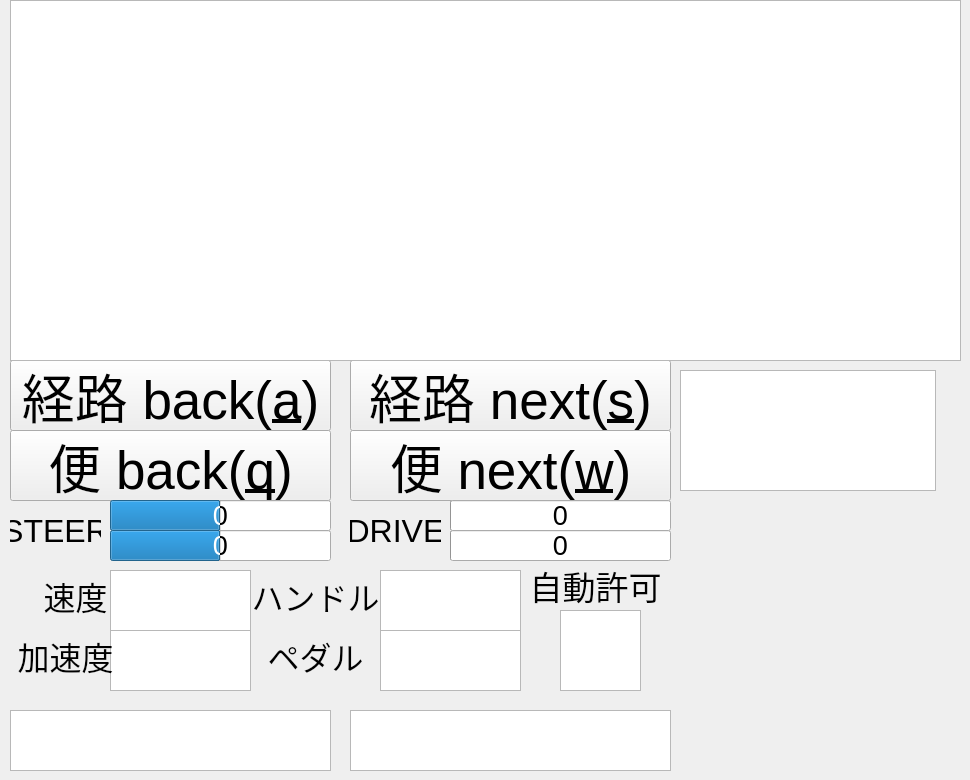
    <widget class="QWidget" name="tab_4">
     <attribute name="title">
      <string>運転手(&amp;4)</string>
     </attribute>
     <widget class="QPushButton" name="bt4_backA">
      <property name="geometry">
       <rect>
        <x>10</x>
        <y>360</y>
        <width>321</width>
        <height>71</height>
       </rect>
      </property>
      <property name="font">
       <font>
        <pointsize>40</pointsize>
       </font>
      </property>
      <property name="text">
       <string>経路 back(&amp;a)</string>
      </property>
     </widget>
     <widget class="QPushButton" name="bt4_nextA">
      <property name="geometry">
       <rect>
        <x>350</x>
        <y>360</y>
        <width>321</width>
        <height>71</height>
       </rect>
      </property>
      <property name="font">
       <font>
        <pointsize>40</pointsize>
       </font>
      </property>
      <property name="text">
       <string>経路 next(&amp;s)</string>
      </property>
     </widget>
     <widget class="QLabel" name="lb4_auto_ok">
      <property name="geometry">
       <rect>
        <x>530</x>
        <y>560</y>
        <width>131</width>
        <height>51</height>
       </rect>
      </property>
      <property name="font">
       <font>
        <pointsize>25</pointsize>
       </font>
      </property>
      <property name="text">
       <string>自動許可</string>
      </property>
      <property name="scaledContents">
       <bool>false</bool>
      </property>
      <property name="alignment">
       <set>Qt::AlignCenter</set>
      </property>
     </widget>
     <widget class="QTextEdit" name="tx4_auto_ok">
      <property name="geometry">
       <rect>
        <x>560</x>
        <y>610</y>
        <width>81</width>
        <height>81</height>
       </rect>
      </property>
      <property name="font">
       <font>
        <pointsize>45</pointsize>
       </font>
      </property>
      <property name="autoFillBackground">
       <bool>true</bool>
      </property>
      <property name="lineWidth">
       <number>0</number>
      </property>
      <property name="verticalScrollBarPolicy">
       <enum>Qt::ScrollBarAlwaysOff</enum>
      </property>
      <property name="horizontalScrollBarPolicy">
       <enum>Qt::ScrollBarAlwaysOff</enum>
      </property>
      <property name="readOnly">
       <bool>true</bool>
      </property>
      <property name="textInteractionFlags">
       <set>Qt::TextSelectableByMouse</set>
      </property>
     </widget>
     <widget class="QTextEdit" name="tx4_load_name">
      <property name="geometry">
       <rect>
        <x>10</x>
        <y>0</y>
        <width>951</width>
        <height>361</height>
       </rect>
      </property>
      <property name="font">
       <font>
        <pointsize>40</pointsize>
       </font>
      </property>
      <property name="layoutDirection">
       <enum>Qt::LeftToRight</enum>
      </property>
      <property name="autoFillBackground">
       <bool>true</bool>
      </property>
      <property name="lineWidth">
       <number>0</number>
      </property>
      <property name="verticalScrollBarPolicy">
       <enum>Qt::ScrollBarAlwaysOff</enum>
      </property>
      <property name="horizontalScrollBarPolicy">
       <enum>Qt::ScrollBarAlwaysOff</enum>
      </property>
      <property name="documentTitle">
       <string/>
      </property>
      <property name="readOnly">
       <bool>true</bool>
      </property>
      <property name="textInteractionFlags">
       <set>Qt::TextSelectableByMouse</set>
      </property>
      <property name="placeholderText">
       <string/>
      </property>
     </widget>
     <widget class="QListWidget" name="list_read_launch">
      <property name="geometry">
       <rect>
        <x>680</x>
        <y>370</y>
        <width>256</width>
        <height>121</height>
       </rect>
      </property>
     </widget>
     <widget class="QTextEdit" name="tx4_drive_auto_ok">
      <property name="geometry">
       <rect>
        <x>380</x>
        <y>630</y>
        <width>141</width>
        <height>61</height>
       </rect>
      </property>
      <property name="font">
       <font>
        <pointsize>24</pointsize>
       </font>
      </property>
      <property name="autoFillBackground">
       <bool>true</bool>
      </property>
      <property name="lineWidth">
       <number>0</number>
      </property>
      <property name="verticalScrollBarPolicy">
       <enum>Qt::ScrollBarAlwaysOff</enum>
      </property>
      <property name="horizontalScrollBarPolicy">
       <enum>Qt::ScrollBarAlwaysOff</enum>
      </property>
      <property name="readOnly">
       <bool>true</bool>
      </property>
      <property name="textInteractionFlags">
       <set>Qt::TextSelectableByMouse</set>
      </property>
     </widget>
     <widget class="QTextEdit" name="tx4_steer_auto_ok">
      <property name="geometry">
       <rect>
        <x>380</x>
        <y>570</y>
        <width>141</width>
        <height>61</height>
       </rect>
      </property>
      <property name="font">
       <font>
        <pointsize>24</pointsize>
       </font>
      </property>
      <property name="autoFillBackground">
       <bool>true</bool>
      </property>
      <property name="lineWidth">
       <number>0</number>
      </property>
      <property name="verticalScrollBarPolicy">
       <enum>Qt::ScrollBarAlwaysOff</enum>
      </property>
      <property name="horizontalScrollBarPolicy">
       <enum>Qt::ScrollBarAlwaysOff</enum>
      </property>
      <property name="readOnly">
       <bool>true</bool>
      </property>
      <property name="textInteractionFlags">
       <set>Qt::TextSelectableByMouse</set>
      </property>
     </widget>
     <widget class="QTextEdit" name="tx4_cur_vel">
      <property name="geometry">
       <rect>
        <x>110</x>
        <y>570</y>
        <width>141</width>
        <height>61</height>
       </rect>
      </property>
      <property name="font">
       <font>
        <pointsize>24</pointsize>
       </font>
      </property>
      <property name="autoFillBackground">
       <bool>true</bool>
      </property>
      <property name="lineWidth">
       <number>0</number>
      </property>
      <property name="verticalScrollBarPolicy">
       <enum>Qt::ScrollBarAlwaysOff</enum>
      </property>
      <property name="horizontalScrollBarPolicy">
       <enum>Qt::ScrollBarAlwaysOff</enum>
      </property>
      <property name="readOnly">
       <bool>true</bool>
      </property>
      <property name="textInteractionFlags">
       <set>Qt::TextSelectableByMouse</set>
      </property>
     </widget>
     <widget class="QTextEdit" name="tx4_acc">
      <property name="geometry">
       <rect>
        <x>110</x>
        <y>630</y>
        <width>141</width>
        <height>61</height>
       </rect>
      </property>
      <property name="font">
       <font>
        <pointsize>24</pointsize>
       </font>
      </property>
      <property name="autoFillBackground">
       <bool>true</bool>
      </property>
      <property name="lineWidth">
       <number>0</number>
      </property>
      <property name="verticalScrollBarPolicy">
       <enum>Qt::ScrollBarAlwaysOff</enum>
      </property>
      <property name="horizontalScrollBarPolicy">
       <enum>Qt::ScrollBarAlwaysOff</enum>
      </property>
      <property name="readOnly">
       <bool>true</bool>
      </property>
      <property name="textInteractionFlags">
       <set>Qt::TextSelectableByMouse</set>
      </property>
     </widget>
     <widget class="QLabel" name="lb4_steer_auto_ok">
      <property name="geometry">
       <rect>
        <x>220</x>
        <y>560</y>
        <width>191</width>
        <height>71</height>
       </rect>
      </property>
      <property name="font">
       <font>
        <pointsize>24</pointsize>
       </font>
      </property>
      <property name="text">
       <string>ハンドル</string>
      </property>
      <property name="scaledContents">
       <bool>false</bool>
      </property>
      <property name="alignment">
       <set>Qt::AlignCenter</set>
      </property>
     </widget>
     <widget class="QLabel" name="lb4_drive_auto_ok">
      <property name="geometry">
       <rect>
        <x>220</x>
        <y>620</y>
        <width>191</width>
        <height>71</height>
       </rect>
      </property>
      <property name="font">
       <font>
        <pointsize>24</pointsize>
       </font>
      </property>
      <property name="text">
       <string>ペダル</string>
      </property>
      <property name="scaledContents">
       <bool>false</bool>
      </property>
      <property name="alignment">
       <set>Qt::AlignCenter</set>
      </property>
     </widget>
     <widget class="QLabel" name="lb4_cur_vel">
      <property name="geometry">
       <rect>
        <x>30</x>
        <y>560</y>
        <width>91</width>
        <height>71</height>
       </rect>
      </property>
      <property name="font">
       <font>
        <pointsize>24</pointsize>
       </font>
      </property>
      <property name="text">
       <string>速度</string>
      </property>
      <property name="scaledContents">
       <bool>false</bool>
      </property>
      <property name="alignment">
       <set>Qt::AlignCenter</set>
      </property>
     </widget>
     <widget class="QLabel" name="lbx4_acc">
      <property name="geometry">
       <rect>
        <x>-30</x>
        <y>620</y>
        <width>191</width>
        <height>71</height>
       </rect>
      </property>
      <property name="font">
       <font>
        <pointsize>24</pointsize>
       </font>
      </property>
      <property name="text">
       <string>加速度</string>
      </property>
      <property name="scaledContents">
       <bool>false</bool>
      </property>
      <property name="alignment">
       <set>Qt::AlignCenter</set>
      </property>
     </widget>
     <widget class="QPushButton" name="bt4_loop_next">
      <property name="geometry">
       <rect>
        <x>350</x>
        <y>430</y>
        <width>321</width>
        <height>71</height>
       </rect>
      </property>
      <property name="font">
       <font>
        <pointsize>40</pointsize>
       </font>
      </property>
      <property name="text">
       <string>便 next(&amp;w)</string>
      </property>
     </widget>
     <widget class="QPushButton" name="bt4_loop_back">
      <property name="geometry">
       <rect>
        <x>10</x>
        <y>430</y>
        <width>321</width>
        <height>71</height>
       </rect>
      </property>
      <property name="font">
       <font>
        <pointsize>40</pointsize>
       </font>
      </property>
      <property name="text">
       <string>便 back(&amp;q)</string>
      </property>
     </widget>
     <widget class="QTextEdit" name="tx4_panel_view_front">
      <property name="geometry">
       <rect>
        <x>10</x>
        <y>710</y>
        <width>321</width>
        <height>61</height>
       </rect>
      </property>
      <property name="font">
       <font>
        <pointsize>22</pointsize>
       </font>
      </property>
      <property name="autoFillBackground">
       <bool>true</bool>
      </property>
      <property name="lineWidth">
       <number>0</number>
      </property>
      <property name="verticalScrollBarPolicy">
       <enum>Qt::ScrollBarAlwaysOff</enum>
      </property>
      <property name="horizontalScrollBarPolicy">
       <enum>Qt::ScrollBarAlwaysOff</enum>
      </property>
      <property name="readOnly">
       <bool>true</bool>
      </property>
      <property name="textInteractionFlags">
       <set>Qt::TextSelectableByMouse</set>
      </property>
     </widget>
     <widget class="QTextEdit" name="tx4_panel_view_back">
      <property name="geometry">
       <rect>
        <x>350</x>
        <y>710</y>
        <width>321</width>
        <height>61</height>
       </rect>
      </property>
      <property name="font">
       <font>
        <pointsize>22</pointsize>
       </font>
      </property>
      <property name="autoFillBackground">
       <bool>true</bool>
      </property>
      <property name="lineWidth">
       <number>0</number>
      </property>
      <property name="verticalScrollBarPolicy">
       <enum>Qt::ScrollBarAlwaysOff</enum>
      </property>
      <property name="horizontalScrollBarPolicy">
       <enum>Qt::ScrollBarAlwaysOff</enum>
      </property>
      <property name="readOnly">
       <bool>true</bool>
      </property>
      <property name="textInteractionFlags">
       <set>Qt::TextSelectableByMouse</set>
      </property>
     </widget>
     <widget class="QProgressBar" name="bar_steer_joy_value">
      <property name="geometry">
       <rect>
        <x>110</x>
        <y>530</y>
        <width>221</width>
        <height>31</height>
       </rect>
      </property>
      <property name="font">
       <font>
        <pointsize>20</pointsize>
       </font>
      </property>
      <property name="minimum">
       <number>-15000</number>
      </property>
      <property name="maximum">
       <number>15000</number>
      </property>
      <property name="value">
       <number>0</number>
      </property>
      <property name="format">
       <string>%v</string>
      </property>
     </widget>
     <widget class="QProgressBar" name="bar_drive_joy_value">
      <property name="geometry">
       <rect>
        <x>450</x>
        <y>530</y>
        <width>221</width>
        <height>31</height>
       </rect>
      </property>
      <property name="font">
       <font>
        <pointsize>20</pointsize>
       </font>
      </property>
      <property name="maximum">
       <number>500</number>
      </property>
      <property name="value">
       <number>0</number>
      </property>
      <property name="format">
       <string>%v</string>
      </property>
     </widget>
     <widget class="QProgressBar" name="bar_drive_cmd_value">
      <property name="geometry">
       <rect>
        <x>450</x>
        <y>500</y>
        <width>221</width>
        <height>31</height>
       </rect>
      </property>
      <property name="font">
       <font>
        <pointsize>20</pointsize>
       </font>
      </property>
      <property name="maximum">
       <number>500</number>
      </property>
      <property name="value">
       <number>0</number>
      </property>
      <property name="format">
       <string>%v</string>
      </property>
     </widget>
     <widget class="QLabel" name="lb4_drive_value">
      <property name="geometry">
       <rect>
        <x>350</x>
        <y>500</y>
        <width>91</width>
        <height>61</height>
       </rect>
      </property>
      <property name="font">
       <font>
        <pointsize>24</pointsize>
       </font>
      </property>
      <property name="text">
       <string>DRIVE</string>
      </property>
      <property name="scaledContents">
       <bool>false</bool>
      </property>
      <property name="alignment">
       <set>Qt::AlignCenter</set>
      </property>
     </widget>
     <widget class="QLabel" name="lb4_steer_value">
      <property name="geometry">
       <rect>
        <x>10</x>
        <y>500</y>
        <width>91</width>
        <height>61</height>
       </rect>
      </property>
      <property name="font">
       <font>
        <pointsize>24</pointsize>
       </font>
      </property>
      <property name="text">
       <string>STEER</string>
      </property>
      <property name="scaledContents">
       <bool>false</bool>
      </property>
      <property name="alignment">
       <set>Qt::AlignCenter</set>
      </property>
     </widget>
     <widget class="QProgressBar" name="bar_steer_cmd_value">
      <property name="geometry">
       <rect>
        <x>110</x>
        <y>500</y>
        <width>221</width>
        <height>31</height>
       </rect>
      </property>
      <property name="font">
       <font>
        <pointsize>20</pointsize>
       </font>
      </property>
      <property name="minimum">
       <number>-15000</number>
      </property>
      <property name="maximum">
       <number>15000</number>
      </property>
      <property name="value">
       <number>0</number>
      </property>
      <property name="format">
       <string>%v</string>
      </property>
     </widget>
    </widget>
